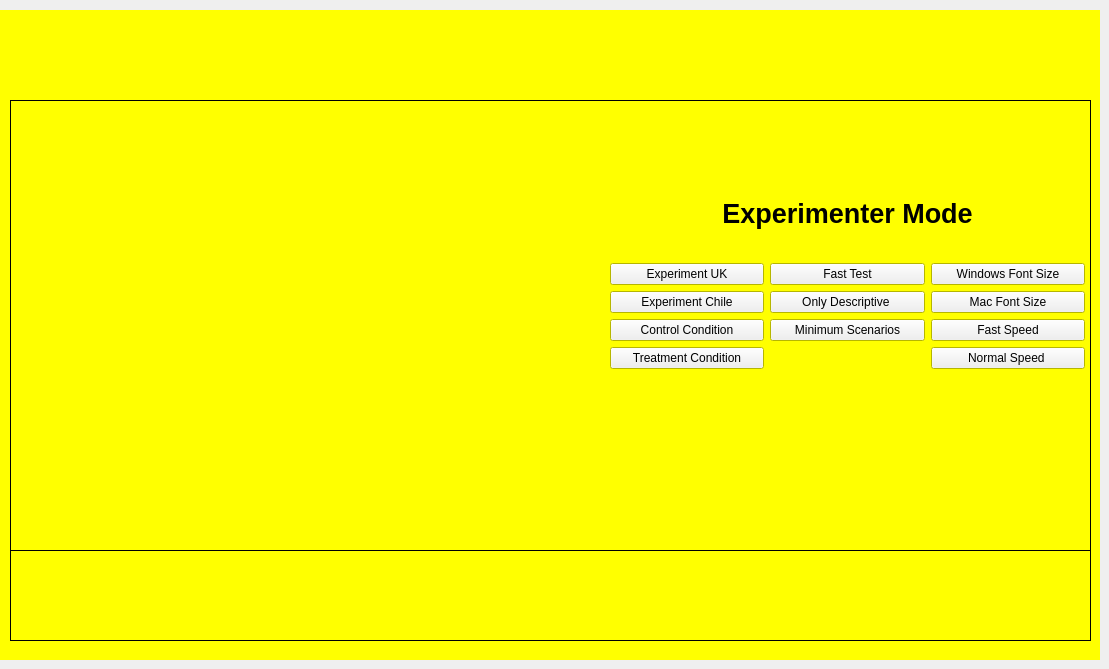
    <widget class="QWidget" name="experimenterScreenPage">
     <widget class="QWidget" name="experimenterScreenPanel" native="true">
      <property name="geometry">
       <rect>
        <x>0</x>
        <y>10</y>
        <width>1100</width>
        <height>650</height>
       </rect>
      </property>
      <property name="palette">
       <palette>
        <active>
         <colorrole role="Base">
          <brush brushstyle="SolidPattern">
           <color alpha="255">
            <red>255</red>
            <green>255</green>
            <blue>255</blue>
           </color>
          </brush>
         </colorrole>
         <colorrole role="Window">
          <brush brushstyle="SolidPattern">
           <color alpha="255">
            <red>255</red>
            <green>255</green>
            <blue>0</blue>
           </color>
          </brush>
         </colorrole>
        </active>
        <inactive>
         <colorrole role="Base">
          <brush brushstyle="SolidPattern">
           <color alpha="255">
            <red>255</red>
            <green>255</green>
            <blue>255</blue>
           </color>
          </brush>
         </colorrole>
         <colorrole role="Window">
          <brush brushstyle="SolidPattern">
           <color alpha="255">
            <red>255</red>
            <green>255</green>
            <blue>0</blue>
           </color>
          </brush>
         </colorrole>
        </inactive>
        <disabled>
         <colorrole role="Base">
          <brush brushstyle="SolidPattern">
           <color alpha="255">
            <red>255</red>
            <green>255</green>
            <blue>0</blue>
           </color>
          </brush>
         </colorrole>
         <colorrole role="Window">
          <brush brushstyle="SolidPattern">
           <color alpha="255">
            <red>255</red>
            <green>255</green>
            <blue>0</blue>
           </color>
          </brush>
         </colorrole>
        </disabled>
       </palette>
      </property>
      <property name="autoFillBackground">
       <bool>true</bool>
      </property>
      <widget class="QWidget" name="gridLayoutWidget_85">
       <property name="geometry">
        <rect>
         <x>10</x>
         <y>10</y>
         <width>1081</width>
         <height>61</height>
        </rect>
       </property>
       <layout class="QGridLayout" name="experimenterScreenTitleGrid"/>
      </widget>
      <widget class="QWidget" name="gridLayoutWidget_86">
       <property name="geometry">
        <rect>
         <x>10</x>
         <y>90</y>
         <width>1081</width>
         <height>451</height>
        </rect>
       </property>
       <layout class="QGridLayout" name="experimenterScreenGrid"/>
      </widget>
      <widget class="QLabel" name="experimenterScreenTextAndPicturesPanel">
       <property name="geometry">
        <rect>
         <x>10</x>
         <y>90</y>
         <width>1081</width>
         <height>451</height>
        </rect>
       </property>
       <property name="font">
        <font>
         <family>Helvetica</family>
         <pointsize>14</pointsize>
         <weight>75</weight>
         <bold>true</bold>
        </font>
       </property>
       <property name="frameShape">
        <enum>QFrame::Box</enum>
       </property>
       <property name="text">
        <string/>
       </property>
       <property name="alignment">
        <set>Qt::AlignHCenter|Qt::AlignTop</set>
       </property>
      </widget>
      <widget class="QLabel" name="nextButtonExperimenterScreenPanel">
       <property name="geometry">
        <rect>
         <x>10</x>
         <y>540</y>
         <width>1081</width>
         <height>91</height>
        </rect>
       </property>
       <property name="font">
        <font>
         <family>Helvetica</family>
         <pointsize>14</pointsize>
         <weight>75</weight>
         <bold>true</bold>
        </font>
       </property>
       <property name="frameShape">
        <enum>QFrame::Box</enum>
       </property>
       <property name="text">
        <string/>
       </property>
       <property name="alignment">
        <set>Qt::AlignHCenter|Qt::AlignTop</set>
       </property>
      </widget>
      <widget class="QWidget" name="gridLayoutWidget_87">
       <property name="geometry">
        <rect>
         <x>10</x>
         <y>540</y>
         <width>1081</width>
         <height>91</height>
        </rect>
       </property>
       <layout class="QGridLayout" name="pushButtonExperimenterScreenGrid"/>
      </widget>
      <widget class="QWidget" name="gridLayoutWidget_88">
       <property name="geometry">
        <rect>
         <x>10</x>
         <y>70</y>
         <width>1081</width>
         <height>21</height>
        </rect>
       </property>
       <layout class="QGridLayout" name="experimenterScreenBlackSpacingGrid"/>
      </widget>
      <widget class="QWidget" name="formLayoutWidget_2">
       <property name="geometry">
        <rect>
         <x>10</x>
         <y>160</y>
         <width>301</width>
         <height>341</height>
        </rect>
       </property>
       <layout class="QFormLayout" name="experimenterScreenFormLayout1"/>
      </widget>
      <widget class="QWidget" name="gridLayoutWidget_89">
       <property name="geometry">
        <rect>
         <x>610</x>
         <y>160</y>
         <width>475</width>
         <height>199</height>
        </rect>
       </property>
       <layout class="QGridLayout" name="testingModeButtonsGrid">
        <item row="3" column="2">
         <widget class="QPushButton" name="realTestingUKModeButton">
          <property name="text">
           <string>Experiment UK</string>
          </property>
         </widget>
        </item>
        <item row="3" column="3">
         <widget class="QPushButton" name="fastTestingModeButton">
          <property name="text">
           <string>Fast Test</string>
          </property>
         </widget>
        </item>
        <item row="4" column="3">
         <widget class="QPushButton" name="descriptiveTestingModeButton">
          <property name="text">
           <string>Only Descriptive </string>
          </property>
         </widget>
        </item>
        <item row="5" column="3">
         <widget class="QPushButton" name="minimumScenariosTestingModeButton">
          <property name="text">
           <string>Minimum Scenarios</string>
          </property>
         </widget>
        </item>
        <item row="5" column="2">
         <widget class="QPushButton" name="controlConditionButton">
          <property name="text">
           <string>Control Condition</string>
          </property>
         </widget>
        </item>
        <item row="4" column="2">
         <widget class="QPushButton" name="realTestingChileModeButton">
          <property name="text">
           <string>Experiment Chile</string>
          </property>
         </widget>
        </item>
        <item row="6" column="2">
         <widget class="QPushButton" name="treatmentConditionButton">
          <property name="text">
           <string>Treatment Condition</string>
          </property>
         </widget>
        </item>
        <item row="3" column="4">
         <widget class="QPushButton" name="windowsFontSizeButton">
          <property name="text">
           <string>Windows Font Size</string>
          </property>
         </widget>
        </item>
        <item row="4" column="4">
         <widget class="QPushButton" name="macFontSizeButton">
          <property name="text">
           <string>Mac Font Size</string>
          </property>
         </widget>
        </item>
        <item row="0" column="2" colspan="3">
         <widget class="QLabel" name="experimenterModeLbl">
          <property name="text">
           <string>&lt;html&gt;&lt;head/&gt;&lt;body&gt;&lt;p align=&quot;center&quot;&gt;&lt;span style=&quot; font-size:20pt; font-weight:600;&quot;&gt;Experimenter Mode&lt;/span&gt;&lt;/p&gt;&lt;/body&gt;&lt;/html&gt;</string>
          </property>
         </widget>
        </item>
        <item row="5" column="4">
         <widget class="QPushButton" name="fastSpeedTestingModeButton">
          <property name="text">
           <string>Fast Speed</string>
          </property>
         </widget>
        </item>
        <item row="6" column="4">
         <widget class="QPushButton" name="slowTestingModeButton">
          <property name="text">
           <string>Normal Speed </string>
          </property>
         </widget>
        </item>
       </layout>
      </widget>
      <widget class="QWidget" name="formLayoutWidget_3">
       <property name="geometry">
        <rect>
         <x>310</x>
         <y>160</y>
         <width>301</width>
         <height>341</height>
        </rect>
       </property>
       <layout class="QFormLayout" name="experimenterScreenFormLayout2"/>
      </widget>
      <zorder>experimenterScreenTextAndPicturesPanel</zorder>
      <zorder>gridLayoutWidget_85</zorder>
      <zorder>gridLayoutWidget_86</zorder>
      <zorder>nextButtonExperimenterScreenPanel</zorder>
      <zorder>gridLayoutWidget_87</zorder>
      <zorder>gridLayoutWidget_88</zorder>
      <zorder>formLayoutWidget_2</zorder>
      <zorder>gridLayoutWidget_89</zorder>
      <zorder>formLayoutWidget_3</zorder>
     </widget>
    </widget>
